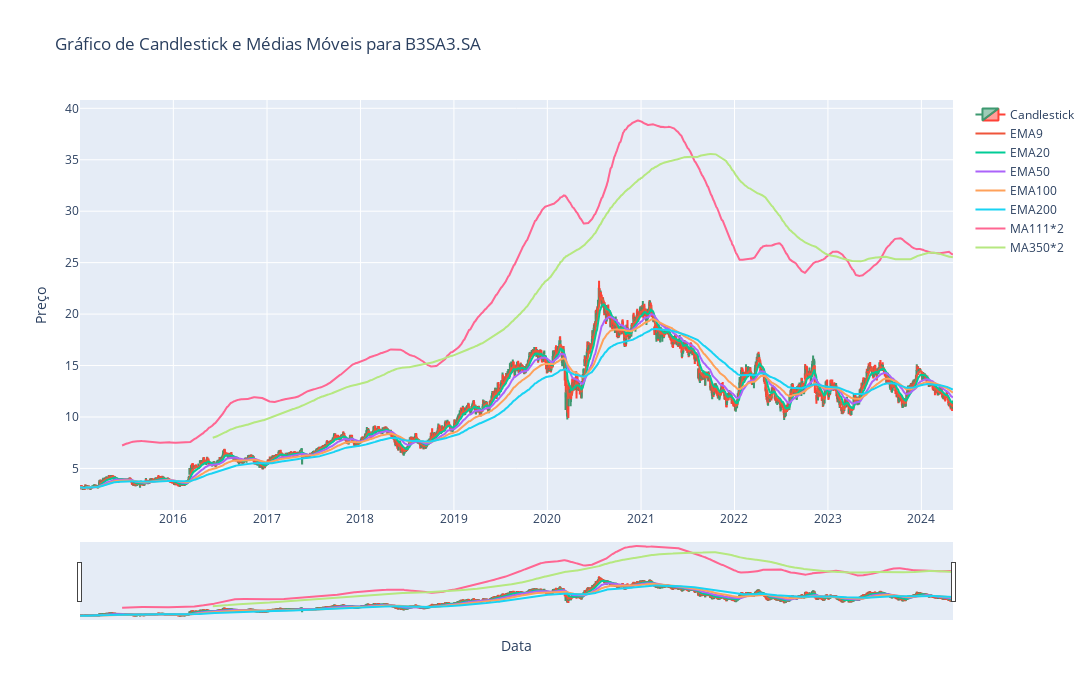

The cell this chart's notebook holds for it:
### Code cell
# Cria um gráfico de candlestick usando o Plotly
fig = go.Figure(data=[go.Candlestick(x=df.index,
                open=df['Open'],
                high=df['High'],
                low=df['Low'],
                close=df['Close'],
                name='Candlestick')])

# Adiciona as médias móveis ao gráfico
fig.add_trace(go.Scatter(x=df.index, y=df['EMA9'], mode='lines', name='EMA9'))
fig.add_trace(go.Scatter(x=df.index, y=df['EMA20'], mode='lines', name='EMA20'))
fig.add_trace(go.Scatter(x=df.index, y=df['EMA50'], mode='lines', name='EMA50'))
fig.add_trace(go.Scatter(x=df.index, y=df['EMA100'], mode='lines', name='EMA100'))
fig.add_trace(go.Scatter(x=df.index, y=df['EMA200'], mode='lines', name='EMA200'))
fig.add_trace(go.Scatter(x=df.index, y=df['MA111*2'], mode='lines', name='MA111*2'))
fig.add_trace(go.Scatter(x=df.index, y=df['MA350*2'], mode='lines', name='MA350*2'))

if ticker=="^BVSP":
    ticker='IBOV'

# Configura o layout do gráfico
fig.update_layout(
    width=1500,
    height=700,
    title=f"Gráfico de Candlestick e Médias Móveis para {ticker}",
    xaxis_title="Data",
    yaxis_title="Preço",
    showlegend=True
)

# Exibe o gráfico
fig.show()

### Figure 1 — Plotly figure (JSON) as saved in the notebook; plotly's stock layout.template omitted (floating-point values rounded to 4 significant figures; data arrays with more than 128 entries replaced by an {"elided": "..."} marker saying what was removed)
{"data": [{"close": {"elided": "2321 float values"}, "high": {"elided": "2321 float values"}, "low": {"elided": "2321 float values"}, "name": "Candlestick", "open": {"elided": "2321 float values"}, "type": "candlestick", "x": {"elided": "2321 str values"}}, {"mode": "lines", "name": "EMA9", "type": "scatter", "x": {"elided": "2321 str values"}, "y": {"elided": "2321 float values"}}, {"mode": "lines", "name": "EMA20", "type": "scatter", "x": {"elided": "2321 str values"}, "y": {"elided": "2321 float values"}}, {"mode": "lines", "name": "EMA50", "type": "scatter", "x": {"elided": "2321 str values"}, "y": {"elided": "2321 float values"}}, {"mode": "lines", "name": "EMA100", "type": "scatter", "x": {"elided": "2321 str values"}, "y": {"elided": "2321 float values"}}, {"mode": "lines", "name": "EMA200", "type": "scatter", "x": {"elided": "2321 str values"}, "y": {"elided": "2321 float values"}}, {"mode": "lines", "name": "MA111*2", "type": "scatter", "x": {"elided": "2321 str values"}, "y": {"elided": "2321 float values"}}, {"mode": "lines", "name": "MA350*2", "type": "scatter", "x": {"elided": "2321 str values"}, "y": {"elided": "2321 float values"}}], "layout": {"height": 700, "showlegend": true, "title": {"text": "Gráfico de Candlestick e Médias Móveis para B3SA3.SA"}, "width": 1500, "xaxis": {"title": {"text": "Data"}}, "yaxis": {"title": {"text": "Preço"}}}}
